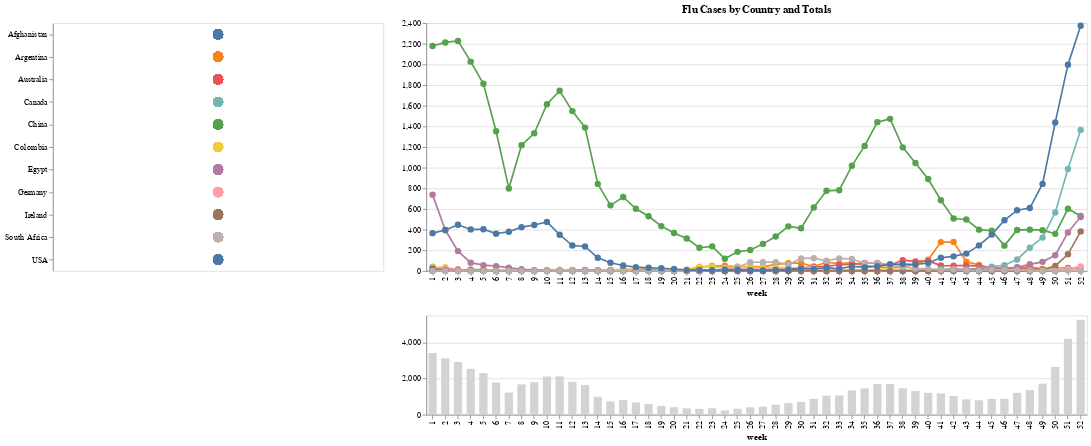

Notebook cell for this chart:
### Markdown cell above
## Visualization 1
#### Create Linked Plots Showing Flu Cases per Country and Total Flu Cases per Week
In this example a dropdown selector and a time slider provided by the crosstalk package are linked to two plots.

### Code cell
click = alt.selection_multi(encodings=['color'])
brush = alt.selection_interval(encodings=['x'])

line = alt.Chart(normed).mark_line(point=alt.MarkConfig(shape='circle', size=60)).encode(
    x='week:N',
    y=alt.Y('value:Q', title=None),
    color=alt.Color('country:N', legend=None),
    tooltip=['week','value']
).transform_filter(
    brush
).transform_filter(
    click
).properties(
    width=800,
    title='Flu Cases by Country and Totals',
    selection=click
)

hist = alt.Chart(normed).mark_bar(size=10).encode(
    x=alt.X('week:N'),
    y=alt.Y('sum(value):Q', title=None),
    color=alt.value('lightgray'),
    tooltip=['week','sum(value)']
).properties(
    width=800,
    height=120,
).add_selection(
    brush
)

legend = alt.Chart(normed).mark_circle(size=150).encode(
    y=alt.Y('country', title=None),
    color=alt.condition(click, alt.Color('country:N', legend=None), alt.value('lightgray'))
).properties(
    selection=click
)

legend | (line & hist)

### Figure 1 — Vega-Lite specification as saved in the notebook (floating-point values rounded to 4 significant figures; data arrays with more than 128 entries replaced by an {"elided": "..."} marker saying what was removed)
{"$schema": "https://vega.github.io/schema/vega-lite/v2.4.3.json", "config": {"view": {"height": 300, "width": 400}}, "hconcat": [{"data": {"values": {"elided": "572 records"}}, "encoding": {"color": {"condition": {"field": "country", "legend": null, "selection": "selector031", "type": "nominal"}, "value": "lightgray"}, "y": {"field": "country", "title": null, "type": "nominal"}}, "mark": {"size": 150, "type": "circle"}, "selection": {"selector031": {"empty": "all", "encodings": ["color"], "on": "click", "resolve": "global", "toggle": "event.shiftKey", "type": "multi"}}}, {"vconcat": [{"data": {"values": {"elided": "572 records"}}, "encoding": {"color": {"field": "country", "legend": null, "type": "nominal"}, "tooltip": [{"field": "week", "type": "quantitative"}, {"field": "value", "type": "quantitative"}], "x": {"field": "week", "type": "nominal"}, "y": {"field": "value", "title": null, "type": "quantitative"}}, "mark": {"point": {"shape": "circle", "size": 60}, "type": "line"}, "selection": {"selector031": {"empty": "all", "encodings": ["color"], "on": "click", "resolve": "global", "toggle": "event.shiftKey", "type": "multi"}}, "title": "Flu Cases by Country and Totals", "transform": [{"filter": {"selection": "selector032"}}, {"filter": {"selection": "selector031"}}], "width": 800}, {"data": {"values": {"elided": "572 records"}}, "encoding": {"color": {"value": "lightgray"}, "tooltip": [{"field": "week", "type": "quantitative"}, {"aggregate": "sum", "field": "value", "type": "quantitative"}], "x": {"field": "week", "type": "nominal"}, "y": {"aggregate": "sum", "field": "value", "title": null, "type": "quantitative"}}, "height": 120, "mark": {"size": 10, "type": "bar"}, "selection": {"selector032": {"encodings": ["x"], "mark": {"fill": "#333", "fillOpacity": 0.125, "stroke": "white"}, "on": "[mousedown, window:mouseup] > window:mousemove!", "resolve": "global", "translate": "[mousedown, window:mouseup] > window:mousemove!", "type": "interval", "zoom": "wheel!"}}, "width": 800}]}]}
